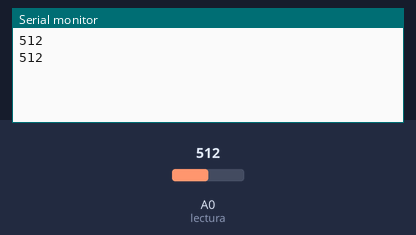
Bench run of a sketch on a simulated Arduino Uno, built with avr-gcc and run on an emulated ATmega328P. Shown: the last lines printed to the serial monitor. The test bench sets the inputs (shaded band); at power-on: A0 (lectura) = 512.

Above: at 1.8 s.
1.9 s: A0 (lectura) set to 716
At 2.8 s:
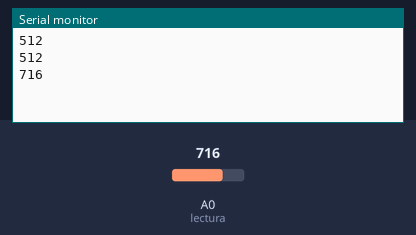
3.4 s: A0 (lectura) set to 900
At 4.8 s:
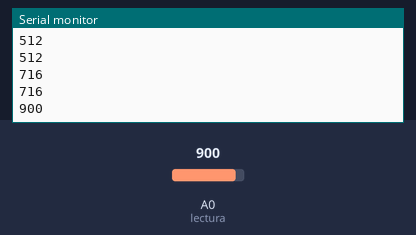
Timing chart, 0 to 6.4 s (numbered marks = the images above; inputs shaded):
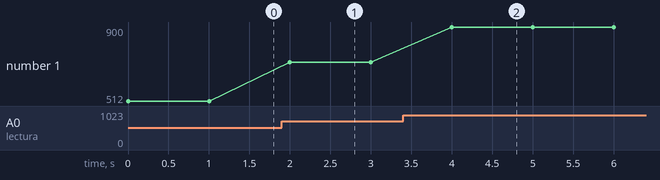

The sketch:

Potenciometro.ino
```cpp
int lectura = A0;

void setup() {
  Serial.begin(9600);
}

void loop() {
  int x = analogRead(lectura);
  Serial.println(x);
  delay(1000);
}
```

Measured:
- after the input at 1.9 s, the serial monitor: prints a new line after 0.10 s (image 1)
- after the input at 3.4 s, the serial monitor: prints a new line after 0.60 s (image 2)
- plotted number 1: 512 → 716 after the input at 1.9 s, 716 → 900 after the input at 3.4 s
